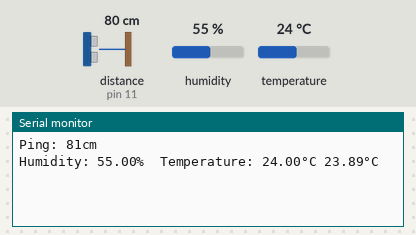
Recording of a sketch running on a simulated Arduino Uno, built with avr-gcc and run on an emulated ATmega328P. Shown: the last lines printed to the serial monitor. Inputs (shaded band) come from the test bench; at power-on: distance to the obstacle (sensor on pin 11) 80 cm, humidity 55 %, temperature 24 °C. The echo pulse lasts 58.3 µs per cm.

Above: at 2.8 s.
2.9 s: distance to the obstacle (sensor on pin 11) set to 250 cm
At 6.2 s:
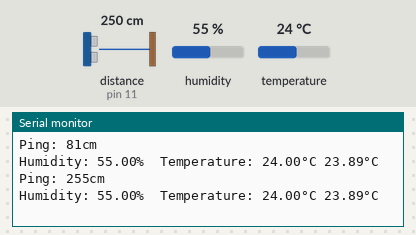
11.2 s: humidity set to 22 %
At 12.4 s:
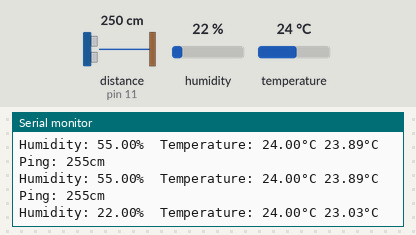
14.5 s: temperature set to 12 °C
At 17.7 s:
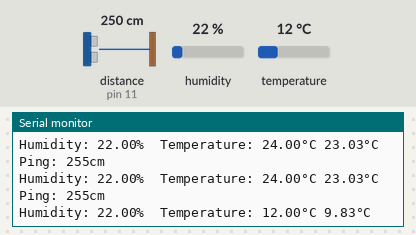
17.8 s: distance to the obstacle (sensor on pin 11) set to 2 cm
At 20.9 s:
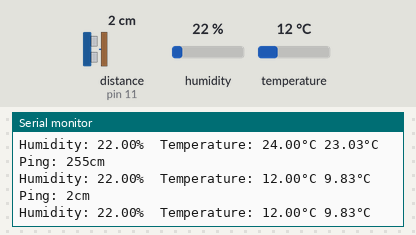
21.1 s: humidity set to 40 %
At 23.9 s:
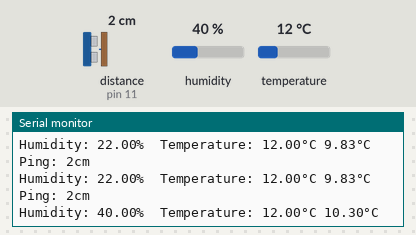
Timing chart, 0 to 25.4 s (numbered marks = the images above; inputs shaded):
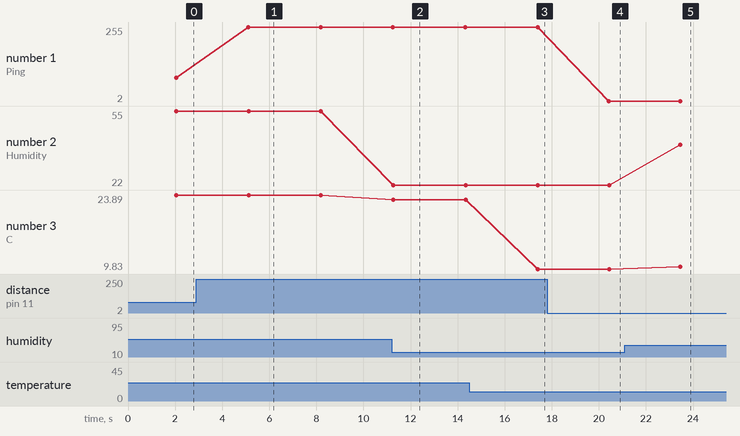

The sketch:

Distance_sensor_newping.ino
```cpp
// ---------------------------------------------------------------------------
// ---------------------------------------------------------------------------
#include "DHT.h"
#include <NewPing.h>

#define TRIGGER_PIN  12  // Arduino pin tied to trigger pin on the ultrasonic sensor.
#define ECHO_PIN     11  // Arduino pin tied to echo pin on the ultrasonic sensor.
#define MAX_DISTANCE 500 // Maximum distance we want to ping for (in centimeters). Maximum sensor distance is rated at 400-500cm.

NewPing sonar(TRIGGER_PIN, ECHO_PIN, MAX_DISTANCE); // NewPing setup of pins and maximum distance.

int maxDist = 500;
int distance = 0;

#define DHTPIN 2     // Digital pin connected to the DHT sensor
#define DHTTYPE DHT11   // DHT 11
DHT dht(DHTPIN, DHTTYPE);
float h = 0; // humidity
float t = 0; // Read temperature as Celsius (the default)
float hic = dht.computeHeatIndex(t, h, false); // Compute heat index in Celsius (isFahreheit = false)

void setup() {
  Serial.begin(9600); // Open serial monitor at 115200 baud to see ping results.
  dht.begin();
}

void loop() {
  delay(2000); // Wait 50ms between pings (about 20 pings/sec). 29ms should be the shortest delay between pings.
  distance = readDistance(maxDist);
  readDht11();

  Serial.print("Ping: ");
  Serial.print(distance); // Send ping, get distance in cm and print result (0 = outside set distance range)
  Serial.println("cm");


  Serial.print(F("Humidity: "));
  Serial.print(h);
  Serial.print(F("%  Temperature: "));
  Serial.print(t);
  Serial.print(F("°C "));
  Serial.print(hic);
  Serial.println(F("°C "));

  delay(1000);
}

int readDistance(int maxDistance) {
  if (sonar.ping_cm() < maxDist && sonar.ping_cm() > 0) {
    return sonar.ping_cm();
  } else return maxDistance;
}

void readDht11() {
  h = dht.readHumidity();
  // Read temperature as Celsius (the default)
  t = dht.readTemperature();

  // Check if any reads failed and exit early (to try again).
  if (isnan(h) || isnan(t)) {
    Serial.println(F("Failed to read from DHT sensor!"));
    //return;
  }

  // Compute heat index in Celsius (isFahreheit = false)
  hic = dht.computeHeatIndex(t, h, false);


}
```

Measured:
- after the input at 2.9 s, the serial monitor: prints a new line after 2.2 s (image 1)
- after the input at 11.2 s, the serial monitor: prints a new line after 0.07 s (image 2)
- after the input at 14.5 s, the serial monitor: prints a new line after 2.9 s (image 3)
- after the input at 17.8 s, the serial monitor: prints a new line after 2.6 s (image 4)
- after the input at 21.1 s, the serial monitor: prints a new line after 2.4 s (image 5)
- plotted number 1: 81 → 255 after the input at 2.9 s, 255 → 2 after the input at 17.8 s
- plotted number 2: 55 → 22 after the input at 11.2 s, 22 → 40 after the input at 21.1 s
- plotted number 3: 23.89 → 23.03 after the input at 11.2 s, 23.03 → 9.83 after the input at 14.5 s, 9.83 → 10.3 after the input at 21.1 s
